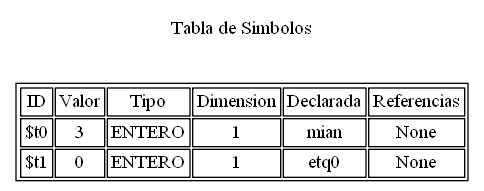

Write Python code to recreate this figure.
from graphviz import Digraph
import Tabla_Simbolos


class Reporte_Simbolos:
    def crear_reporte(self, Tabla=Tabla_Simbolos):
        dot = Digraph(comment="Reporte de tabla",
                      format="png",
                      node_attr={'shape': 'plaintext'},
                      graph_attr={'rankdir': 'LR'})
        contenido = "<<table border = '1'><tr><td>ID</td><td>Valor</td><td>Tipo</td><td>Dimension</td><td>Declarada</td><td>Referencias</td></tr>"

        for simbolo in Tabla.simbolos:
            temp = Tabla.get_simbolo(simbolo)
            contenido += "<tr><td>" + str(temp.id)+ "</td><td>" + str(temp.valor) + "</td><td>" + str(temp.tipo.name) + "</td><td>" + str(temp.dimension) + "</td><td>" + str(temp.declarada) + "</td><td>" + str(temp.referencias) + "</td></tr>"

        contenido += "</table>>"
        dot.node("A", contenido)
        dot.node("T", "Tabla de Simbolos")

        try:
            dot.render("Reportes/Reporte_Tabla_Simbolos", view = False)
        except:
            print("El reporte no se pudo gener")

    def __init__(self):
        '''clase del reporte simbolos'''
